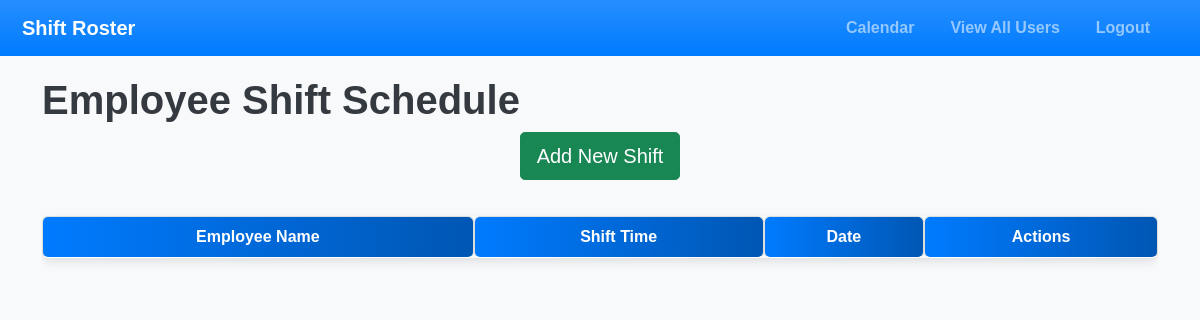
The page / (signed in) on the database as committed earlier.
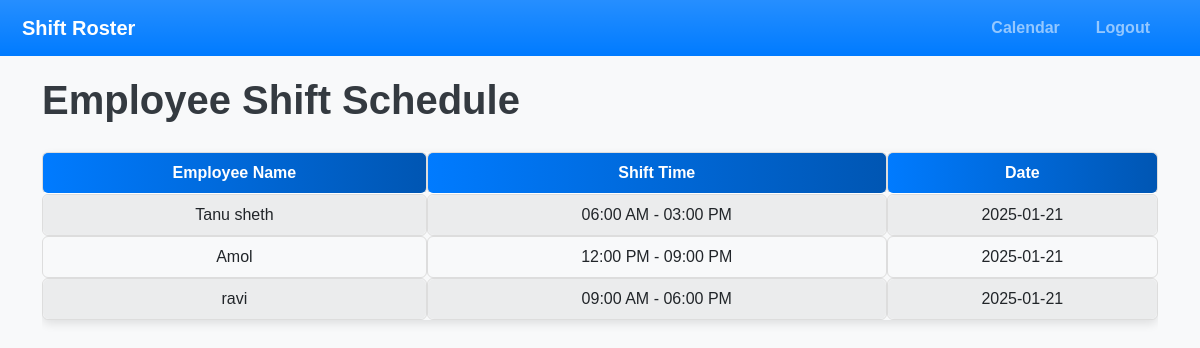
The same page on the database as committed later.
### app.py (models this page shows)
class Shift(db.Model):
    id = db.Column(db.Integer, primary_key=True)
    employee_name = db.Column(db.String(120), nullable=False)
    shift_type = db.Column(db.String(20), nullable=False)
    date = db.Column(db.String(120), nullable=False)
    shift_time = db.Column(db.String(50), nullable=False)

### app.py (the view)
@app.route('/')
def index():
    if 'user_id' not in session:
        return redirect(url_for('login'))
    shifts = Shift.query.all()
    return render_template('index.html', shifts=shifts)

### app.py (called while the page is built)
@login_manager.user_loader
def load_user(user_id):
    return User.query.get(int(user_id))  # Load user by ID

### templates/index.html (shortened to what this page needs)
{% extends 'base.html' %}
{% block content %}
<h1><b>Employee Shift Schedule</b></h1>
{% if session['role'] == 'admin' %}
    <div class="mb-3 text-center">
        <a href="{{ url_for('add_shift') }}" class="btn btn-lg btn-success">Add New Shift</a>
    </div>
{% endif %}
<div class="table-responsive">
    <table class="table table-striped table-hover">
        <thead class="thead-dark">
            <tr>
                <th>Employee Name</th>
                <th>Shift Time</th>
                <th>Date</th>
                {% if session['role'] == 'admin' %}
                    <th>Actions</th>
                {% endif %}
            </tr>
        </thead>
        <tbody>
            {% for shift in shifts %}
                <tr>
                    <td>{{ shift.employee_name }}</td>
                    <td>{{ shift.shift_time }}</td>
                    <td>{{ shift.date }}</td>
                </tr>
            {% endfor %}
        </tbody>
    </table>
</div>
{% endblock %}

### templates/base.html (shortened to what this page needs)
<!DOCTYPE html>
<html lang="en">
<head>
    <link href="https://cdn.jsdelivr.net/npm/bootstrap@5.1.0/dist/css/bootstrap.min.css" rel="stylesheet">
    <link rel="stylesheet" href="{{ url_for('static', filename='css/style.css') }}">
    <link href="https://cdn.jsdelivr.net/npm/fullcalendar@3.2.0/dist/fullcalendar.min.css" rel="stylesheet">
</head>
<body>
    {% if session.get('user_id') %}
        <nav class="navbar navbar-expand-lg navbar-dark bg-gradient">
            <div class="container-fluid">
                <a class="navbar-brand" href="{{ url_for('index') }}">Shift Roster</a>
                <div class="collapse navbar-collapse" id="navbarNav">
                    <ul class="navbar-nav ms-auto">
                        <li class="nav-item">
                            <a class="nav-link {% if request.endpoint == 'calendar_view' %} active {% endif %}" href="{{ url_for('calendar_view') }}">Calendar</a>
                        </li>
                        {% if session['role'] == 'admin' %}
                            <li class="nav-item">
                                <a class="nav-link {% if request.endpoint == 'users' %} active {% endif %}" href="{{ url_for('users') }}">View All Users</a>
                            </li>
                        {% endif %}
                        <li class="nav-item">
                            <a class="nav-link {% if request.endpoint == 'logout' %} active {% endif %}" href="{{ url_for('logout') }}">Logout</a>
                        </li>
                    </ul>
                </div>
            </div>
        </nav>
    {% endif %}
    <div class="container">
        {% block content %}{% endblock %}
    </div>
</body>
</html>

### static/css/style.css (style rules this page uses)
body { font-family: Arial, sans-serif; background-color: #f8f9fa; color: #343a40; margin: 0; padding: 0; }
.container { margin-top: 20px; margin-bottom: 20px; }
nav { background-color: #007bff; padding: 10px; }
nav ul { list-style-type: none; padding: 0; margin: 0; display: flex; }
nav li { margin-right: 20px; }
nav a { color: rgb(248, 247, 248); text-decoration: none; font-weight: bold; }
.nav-link { transition: color 0.3s ease; }
a { color: #007bff; }
table { width: 100%; margin-top: 20px; border-collapse: separate; border-spacing: 0; border-radius: 8px; box-shadow: 0 4px 10px rgba(0, 0, 0, 0.1); }
table th, table td { text-align: center; padding: 15px 20px; border: 1px solid #ddd; font-size: 1rem; border-radius: 6px; transition: all 0.3s ease; }
table th { background: linear-gradient(90deg, #007bff, #0056b3); color: white; font-weight: bold; }

Rows that differ between the two databases and show on the page:
added Shift: employee_name "Tanu sheth", shift_time "06:00 AM - 03:00 PM", date "2025-01-21"
added Shift: employee_name "Amol", shift_time "12:00 PM - 09:00 PM", date "2025-01-21"
added Shift: employee_name "ravi", shift_time "09:00 AM - 06:00 PM", date "2025-01-21"
Other text that changed with them:
text no longer shown: "View All Users Add New Shift Actions"
